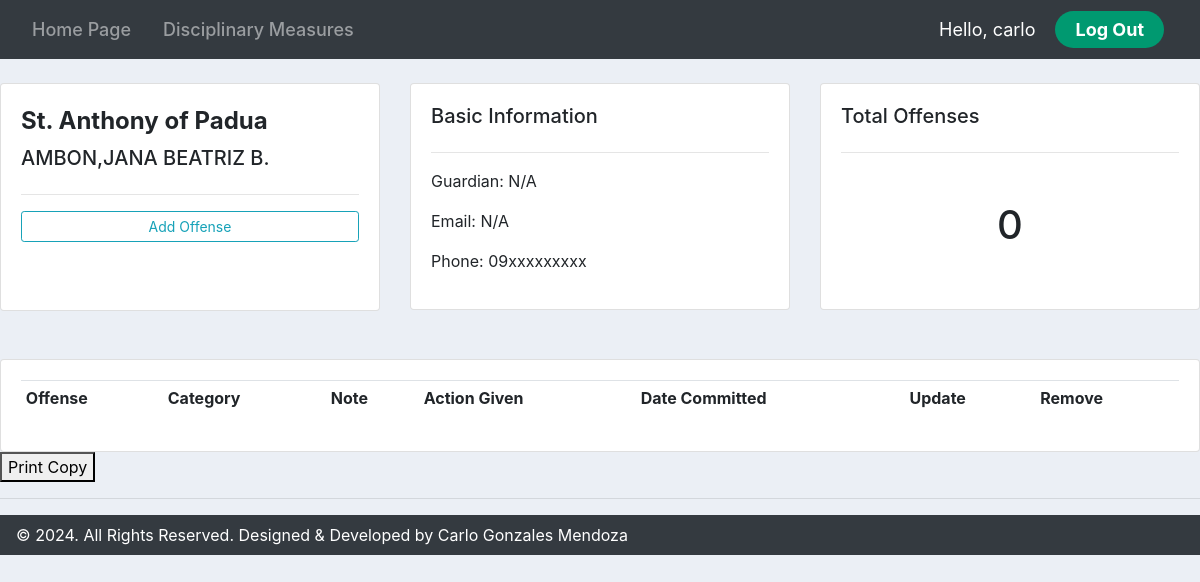
/anthonyprofile/10/ (signed in), run on an earlier commit of the app's database.
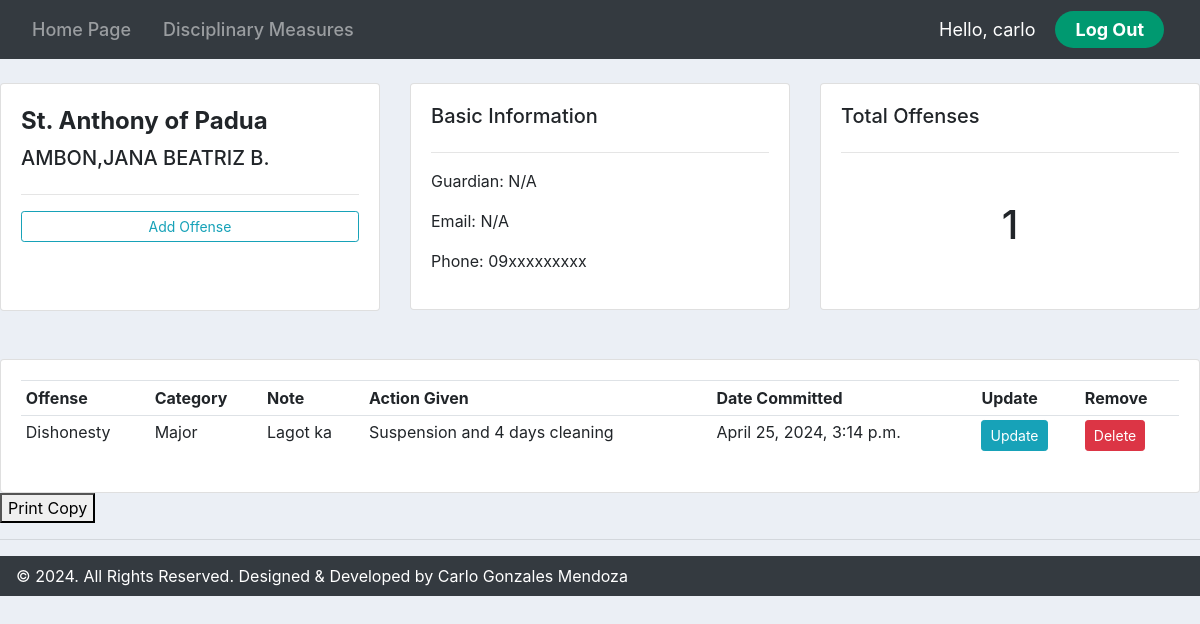
And on a later commit of the database.
### accounts/models.py (models this page shows, shortened)
class AnthonyStudent(models.Model):
    name = models.CharField(max_length=200, null=True)
    phone = models.CharField(max_length=200, null=True)
    email = models.CharField(max_length=200, null=True)
    guardian = models.CharField(max_length=200, null=True)
    date_created = models.DateTimeField(auto_now_add=True, null=True)

class AnthonyOffense(models.Model):
    CATEGORY = (
        ('Minor', 'Minor'),
        ('Major', 'Major'),
    )
    name = models.ForeignKey(AnthonyStudent, null=True, on_delete=models.SET_NULL)
    offense =  models.ForeignKey(Product, null=True, on_delete=models.SET_NULL)
    date_created = models.DateTimeField(auto_now_add=True, null=True)
    category = models.CharField(max_length=200, null=True, choices=CATEGORY)
    note = models.CharField(max_length=1000, null=True)
    action_given = models.CharField(max_length=1000, null=True)

class Product(models.Model):
    CATEGORY = (
        ('Minor', 'Minor'),
        ('Major', 'Major'),
    )
    name = models.CharField(max_length=200, null=True)
    category = models.CharField(max_length=200, null=True, choices=CATEGORY)
    date_created = models.DateTimeField(auto_now_add=True, null=True)
    def __str__(self):
        return self.name

### accounts/views.py (the view)
# urls.py: path('anthonyprofile/<str:pk_test>/', views.anthonyprofile, name='anthonyprofile'),
@login_required(login_url='login')
def anthonyprofile(request, pk_test):
    anthonystudents = AnthonyStudent.objects.get(id=pk_test)
    anthonyoffenses = anthonystudents.anthonyoffense_set.all()
    offense_count = anthonyoffenses.count()
    myFilter = OrderFilter(request.GET, queryset = anthonyoffenses)
    anthonyoffenses = myFilter.qs
    context = {'students': anthonystudents, 'offenses': anthonyoffenses, "offense_count": offense_count, 'myFilter': myFilter}
    return render(request, 'accounts/anthonyprofile.html', context)

### accounts/models.py (called while the page is built)
    def __str__(self):
        return self.name

### accounts/templates/accounts/anthonyprofile.html (shortened to what this page needs)
{% extends 'accounts/main.html' %}
{% block content %}
<br>
<div class="row">
    <div class="col-md">
        <div class="card card-body">
            <h5 style="font-size: 24px; font-weight: 700; line-height: 34px;">St. Anthony of Padua</h5>
            <h5>{{students.name}}</h5>
            <hr>
            <a class="btn btn-outline-info  btn-sm btn-block" href="{% url 'anthonycreate_offense' students.id %}">Add Offense</a>
            <br><br>
        </div>
    </div>
    <div class="col-md">
        <div class="card card-body">
            <h5>Basic Information</h5>
            <hr>
            <p style="padding: 0.01px">Guardian: {{students.guardian}}</p>
            <p style="padding: 0.01px">Email: {{students.email}}</p>
            <p style="padding: 0.01px">Phone: {{students.phone}}</p>
        </div>
    </div>
    <div class="col-md">
        <div class="card card-body">
            <h5>Total Offenses</h5>
            <hr>
            <h1 style="text-align: center;padding: 32px">{{offense_count}}</h1>
        </div>
    </div>
</div>
<br>
<br>
<div class="row">
    <div class="col-md">
        <div class="card card-body">
            <table class="table table-sm">
                <tr>
                    <th>Offense</th>
                    <th>Category</th>
                    <th>Note</th>
                    <th>Action Given</th>
                    <th>Date Committed</th>
                    <th>Update</th>
                    <th>Remove</th>
                </tr>
                {% for offense in offenses %}
                <tr>
                    <td>{{offense.offense}}</td>
                    <td>{{offense.category}}</td>
                    <td>{{offense.note}}</td>
                    <td>{{offense.action_given}}</td>
                    <td>{{offense.date_created}}</td>
                    <td><a class="btn btn-sm btn-info" href="{% url 'anthonyupdate_offense' offense.id %}">Update</a></td>
                    <td><a class="btn btn-sm btn-danger" href="{% url 'anthonydelete_offense' offense.id %}">Delete</a></td>
                </tr>
                {% endfor %}
            </table>
        </div>
    </div>
</div>
<button onclick="window.print()">Print Copy</button>
{% endblock %}

### accounts/templates/accounts/main.html (shortened to what this page needs)
{% load static %}
<!DOCTYPE html>
<html lang="en">
<head>
    <link rel="stylesheet" href="https://cdn.jsdelivr.net/npm/bootstrap@4.0.0/dist/css/bootstrap.min.css">
    <link rel="stylesheet" type="text/css" href="{% static '/css/main.css' %}">
    <link href="https://cdn.jsdelivr.net/npm/select2@4.1.0-rc.0/dist/css/select2.min.css" rel="stylesheet" />
</head>
<body>
    {% include 'accounts/navbar.html' %}
    {% block content %}
    {% endblock %}
    <hr>
    <nav class="navbar navbar-expand-lg navbar-dark bg-dark">
          <ul class="navbar-nav">
            <li class="nav-item active" style="color: #ffffff;">© 2024. All Rights Reserved. Designed & Developed by Carlo Gonzales Mendoza</li>
          </ul>
      </nav>
</body>
</html>

### accounts/templates/accounts/navbar.html (shortened to what this page needs)
{% load static %}
<nav class="navbar navbar-expand-lg navbar-dark bg-dark">
    <div class="collapse navbar-collapse" id="navbarNav">
      <ul class="navbar-nav justify-content-center flex-grow-1 pe-3">
        <li class="nav-item">
          <a class="nav-link mx-lg-2" href="{% url 'homepage' %}">Home Page</a>
        </li>
        <li class="nav-item">
          <a class="nav-link mx-lg-2" href="{% url 'products' %}">Disciplinary Measures</a>
        </li>
      </ul>
    </div>
    <span class="hello-msg">Hello, {{request.user}}</span>
    <span ><a class="hello-log" href="{% url 'logout' %}">Log Out</a></span>
  </nav>

### static/css/main.css (style rules this page uses)
body { background-color: #ebeff5; }

### accounts/templates/accounts/navbar.html (style rules this page uses)
.hello-msg { font-size: 18px; color: #fff; margin-right: 20px; }
.hello-log { margin-right: 20px; background-color: #009970; color: #fff; font-size: 18px; padding: 8px 20px; border-radius: 50px; text-decoration: none; transition: 0.3s; font-weight: 700; }
.nav-link { font-size: 18px; color: #ffffff; font-weight: 500; position: relative; }
.nav-link::before { content: ""; position: absolute; bottom: 0; left: 50%; transform: translateX(-50%); width: 0%; height: 2px; background-color: #009970; visibility: hidden; transition: 0.3s ease-in-out; }

What changed in the data, as far as the page shows it:
added AnthonyOffense: offense "Dishonesty", category "Major", note "Lagot ka", action_given "Suspension and 4 days cleaning", date_created "April 25, 2024, 3:14 p.m."
Also different on the page:
{{ offense_count }}: "0" → "1"
